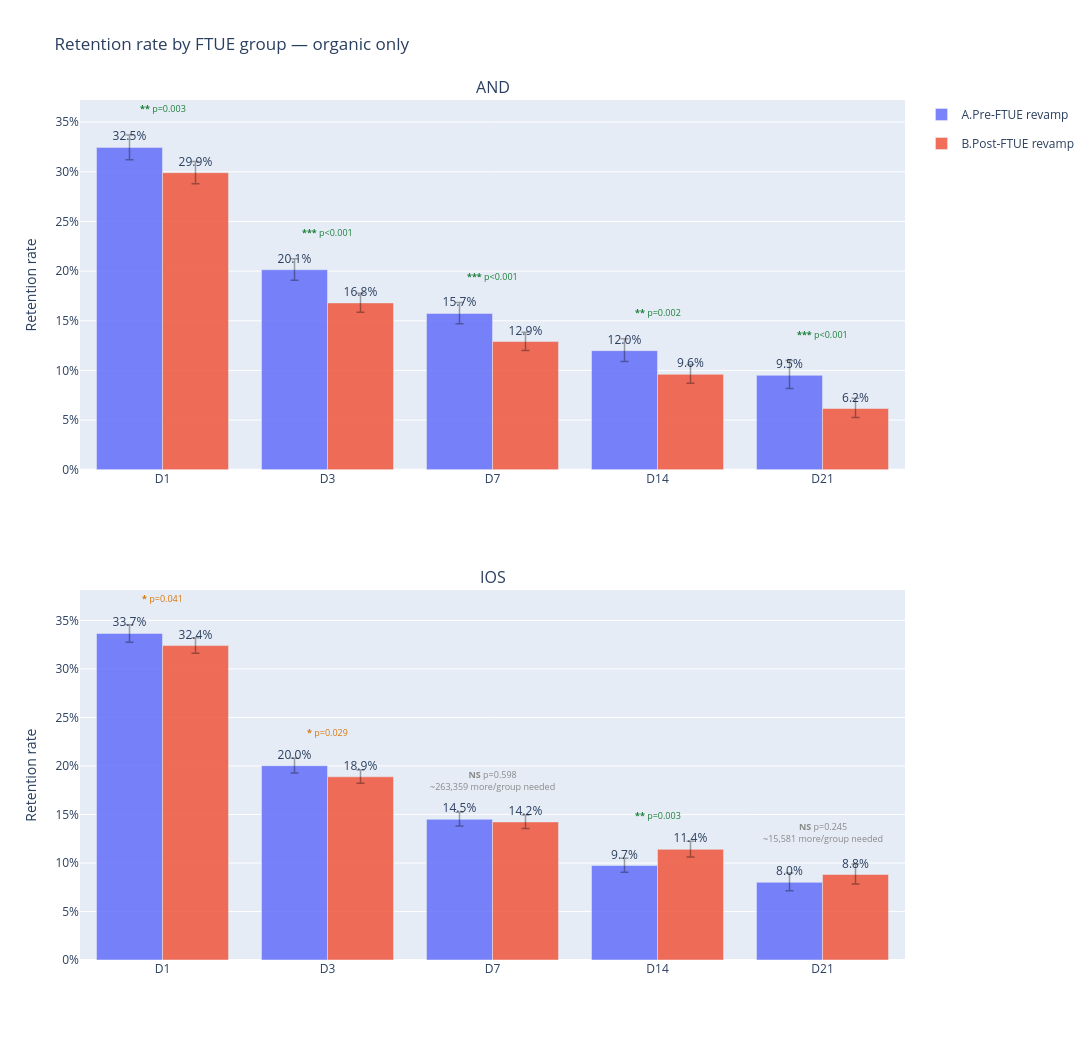

The notebook cell this image was saved under:
### Markdown cell above
### Retention rate (Organics only)

### Code cell
# hide-output
# Bar chart: D1–D21 retention rates by FTUE group and platform (organic / non-attributed only)
# Each Dx is tested independently; small D21 organic cohorts annotated with users needed for significance
dummy = plot_retention_significance(
    retention_data_total_na,
    title='Retention rate by FTUE group — organic only',
)

### Figure 1 — Plotly figure (JSON) as saved in the notebook; plotly's stock layout.template omitted (floating-point values rounded to 4 significant figures)
{"data": [{"customdata": [[5416, 1758], [5216, 1051], [4479, 705], [3101, 372], [1662, 158]], "error_y": {"array": [0.01259, 0.0111, 0.01096, 0.01191, 0.01505], "arrayminus": [0.01234, 0.01066, 0.01037, 0.01097, 0.01318], "color": "rgba(0,0,0,0.35)", "thickness": 1.5, "type": "data", "visible": true, "width": 4}, "hovertemplate": "%{x}: %{y:.2%}<br>n=%{customdata[0]:,} | retained=%{customdata[1]:,}<extra>A.Pre-FTUE revamp</extra>", "legendgroup": "A.Pre-FTUE revamp", "marker": {"color": "rgba(99,110,250,0.85)"}, "name": "A.Pre-FTUE revamp", "showlegend": true, "text": ["32.5%", "20.1%", "15.7%", "12.0%", "9.5%"], "textposition": "outside", "type": "bar", "x": ["D1", "D3", "D7", "D14", "D21"], "xaxis": "x", "y": [0.3246, 0.2015, 0.1574, 0.12, 0.09507], "yaxis": "y"}, {"customdata": [[6326, 1892], [5964, 1002], [5127, 662], [3713, 357], [2367, 146]], "error_y": {"array": [0.0114, 0.009702, 0.009457, 0.009904, 0.01042], "arrayminus": [0.01116, 0.009274, 0.008902, 0.009069, 0.009], "color": "rgba(0,0,0,0.35)", "thickness": 1.5, "type": "data", "visible": true, "width": 4}, "hovertemplate": "%{x}: %{y:.2%}<br>n=%{customdata[0]:,} | retained=%{customdata[1]:,}<extra>B.Post-FTUE revamp</extra>", "legendgroup": "B.Post-FTUE revamp", "marker": {"color": "rgba(239,85,59,0.85)"}, "name": "B.Post-FTUE revamp", "showlegend": true, "text": ["29.9%", "16.8%", "12.9%", "9.6%", "6.2%"], "textposition": "outside", "type": "bar", "x": ["D1", "D3", "D7", "D14", "D21"], "xaxis": "x", "y": [0.2991, 0.168, 0.1291, 0.09615, 0.06168], "yaxis": "y"}, {"customdata": [[10572, 3558], [10515, 2106], [9318, 1351], [6407, 624], [3448, 276]], "error_y": {"array": [0.009065, 0.007758, 0.007295, 0.007503, 0.009532], "arrayminus": [0.008947, 0.007539, 0.007003, 0.007021, 0.008597], "color": "rgba(0,0,0,0.35)", "thickness": 1.5, "type": "data", "visible": true, "width": 4}, "hovertemplate": "%{x}: %{y:.2%}<br>n=%{customdata[0]:,} | retained=%{customdata[1]:,}<extra>A.Pre-FTUE revamp</extra>", "legendgroup": "A.Pre-FTUE revamp", "marker": {"color": "rgba(99,110,250,0.85)"}, "name": "A.Pre-FTUE revamp", "showlegend": false, "text": ["33.7%", "20.0%", "14.5%", "9.7%", "8.0%"], "textposition": "outside", "type": "bar", "x": ["D1", "D3", "D7", "D14", "D21"], "xaxis": "x2", "y": [0.3365, 0.2003, 0.145, 0.09739, 0.08005], "yaxis": "y2"}, {"customdata": [[13237, 4289], [12402, 2342], [9970, 1419], [5909, 674], [2939, 259]], "error_y": {"array": [0.008023, 0.006984, 0.006996, 0.008357, 0.01079], "arrayminus": [0.007921, 0.006791, 0.00672, 0.007856, 0.009718], "color": "rgba(0,0,0,0.35)", "thickness": 1.5, "type": "data", "visible": true, "width": 4}, "hovertemplate": "%{x}: %{y:.2%}<br>n=%{customdata[0]:,} | retained=%{customdata[1]:,}<extra>B.Post-FTUE revamp</extra>", "legendgroup": "B.Post-FTUE revamp", "marker": {"color": "rgba(239,85,59,0.85)"}, "name": "B.Post-FTUE revamp", "showlegend": false, "text": ["32.4%", "18.9%", "14.2%", "11.4%", "8.8%"], "textposition": "outside", "type": "bar", "x": ["D1", "D3", "D7", "D14", "D21"], "xaxis": "x2", "y": [0.324, 0.1888, 0.1423, 0.1141, 0.08813], "yaxis": "y2"}], "layout": {"annotations": [{"font": {"size": 16}, "showarrow": false, "text": "AND", "x": 0.5, "xanchor": "center", "xref": "paper", "y": 1, "yanchor": "bottom", "yref": "paper"}, {"font": {"size": 16}, "showarrow": false, "text": "IOS", "x": 0.5, "xanchor": "center", "xref": "paper", "y": 0.43, "yanchor": "bottom", "yref": "paper"}, {"align": "center", "font": {"color": "#1a7f37", "size": 9}, "showarrow": false, "text": "<b>**</b> p=0.003", "x": "D1", "xanchor": "center", "xref": "x", "y": 0.3552, "yanchor": "bottom", "yref": "y"}, {"align": "center", "font": {"color": "#1a7f37", "size": 9}, "showarrow": false, "text": "<b>***</b> p<0.001", "x": "D3", "xanchor": "center", "xref": "x", "y": 0.2306, "yanchor": "bottom", "yref": "y"}, {"align": "center", "font": {"color": "#1a7f37", "size": 9}, "showarrow": false, "text": "<b>***</b> p<0.001", "x": "D7", "xanchor": "center", "xref": "x", "y": 0.1864, "yanchor": "bottom", "yref": "y"}, {"align": "center", "font": {"color": "#1a7f37", "size": 9}, "showarrow": false, "text": "<b>**</b> p=0.002", "x": "D14", "xanchor": "center", "xref": "x", "y": 0.1499, "yanchor": "bottom", "yref": "y"}, {"align": "center", "font": {"color": "#1a7f37", "size": 9}, "showarrow": false, "text": "<b>***</b> p<0.001", "x": "D21", "xanchor": "center", "xref": "x", "y": 0.1281, "yanchor": "bottom", "yref": "y"}, {"align": "center", "font": {"color": "#d97706", "size": 9}, "showarrow": false, "text": "<b>*</b> p=0.041", "x": "D1", "xanchor": "center", "xref": "x2", "y": 0.3636, "yanchor": "bottom", "yref": "y2"}, {"align": "center", "font": {"color": "#d97706", "size": 9}, "showarrow": false, "text": "<b>*</b> p=0.029", "x": "D3", "xanchor": "center", "xref": "x2", "y": 0.226, "yanchor": "bottom", "yref": "y2"}, {"align": "center", "font": {"color": "#888888", "size": 9}, "showarrow": false, "text": "<b>NS</b> p=0.598<br>~263,359 more/group needed", "x": "D7", "xanchor": "center", "xref": "x2", "y": 0.1703, "yanchor": "bottom", "yref": "y2"}, {"align": "center", "font": {"color": "#1a7f37", "size": 9}, "showarrow": false, "text": "<b>**</b> p=0.003", "x": "D14", "xanchor": "center", "xref": "x2", "y": 0.1404, "yanchor": "bottom", "yref": "y2"}, {"align": "center", "font": {"color": "#888888", "size": 9}, "showarrow": false, "text": "<b>NS</b> p=0.245<br>~15,581 more/group needed", "x": "D21", "xanchor": "center", "xref": "x2", "y": 0.1169, "yanchor": "bottom", "yref": "y2"}], "barmode": "group", "height": 1040, "title": {"text": "Retention rate by FTUE group — organic only"}, "uniformtext": {"minsize": 7, "mode": "hide"}, "width": 1200, "xaxis": {"anchor": "y", "categoryarray": ["D1", "D3", "D7", "D14", "D21"], "categoryorder": "array", "domain": [0, 1]}, "xaxis2": {"anchor": "y2", "categoryarray": ["D1", "D3", "D7", "D14", "D21"], "categoryorder": "array", "domain": [0, 1]}, "yaxis": {"anchor": "x", "domain": [0.57, 1], "tickformat": ".0%", "title": {"text": "Retention rate"}}, "yaxis2": {"anchor": "x2", "domain": [0, 0.43], "tickformat": ".0%", "title": {"text": "Retention rate"}}}}
